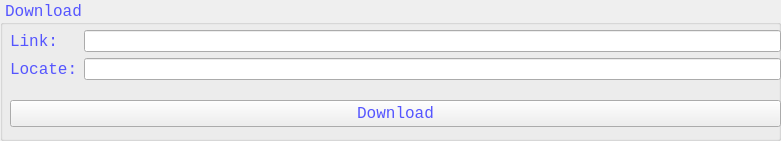
     <widget class="QGroupBox" name="groupBox">
      <property name="geometry">
       <rect>
        <x>10</x>
        <y>0</y>
        <width>781</width>
        <height>141</height>
       </rect>
      </property>
      <property name="font">
       <font>
        <family>Consolas</family>
        <pointsize>12</pointsize>
        <weight>50</weight>
        <italic>false</italic>
        <bold>false</bold>
       </font>
      </property>
      <property name="styleSheet">
       <string notr="true">color:rgb(85,85,255);
font: 12pt &quot;Consolas&quot;;</string>
      </property>
      <property name="title">
       <string>Download</string>
      </property>
      <widget class="QWidget" name="verticalLayoutWidget_3">
       <property name="geometry">
        <rect>
         <x>10</x>
         <y>20</y>
         <width>771</width>
         <height>71</height>
        </rect>
       </property>
       <layout class="QVBoxLayout" name="verticalLayout_3">
        <item>
         <layout class="QHBoxLayout" name="horizontalLayout">
          <item>
           <layout class="QVBoxLayout" name="verticalLayout">
            <item>
             <widget class="QLabel" name="label">
              <property name="palette">
               <palette>
                <active>
                 <colorrole role="WindowText">
                  <brush brushstyle="SolidPattern">
                   <color alpha="255">
                    <red>85</red>
                    <green>85</green>
                    <blue>255</blue>
                   </color>
                  </brush>
                 </colorrole>
                 <colorrole role="Button">
                  <brush brushstyle="SolidPattern">
                   <color alpha="255">
                    <red>0</red>
                    <green>0</green>
                    <blue>0</blue>
                   </color>
                  </brush>
                 </colorrole>
                 <colorrole role="Text">
                  <brush brushstyle="SolidPattern">
                   <color alpha="255">
                    <red>85</red>
                    <green>85</green>
                    <blue>255</blue>
                   </color>
                  </brush>
                 </colorrole>
                 <colorrole role="ButtonText">
                  <brush brushstyle="SolidPattern">
                   <color alpha="255">
                    <red>85</red>
                    <green>85</green>
                    <blue>255</blue>
                   </color>
                  </brush>
                 </colorrole>
                 <colorrole role="Base">
                  <brush brushstyle="SolidPattern">
                   <color alpha="255">
                    <red>0</red>
                    <green>0</green>
                    <blue>0</blue>
                   </color>
                  </brush>
                 </colorrole>
                 <colorrole role="Window">
                  <brush brushstyle="SolidPattern">
                   <color alpha="255">
                    <red>0</red>
                    <green>0</green>
                    <blue>0</blue>
                   </color>
                  </brush>
                 </colorrole>
                 <colorrole role="Highlight">
                  <brush brushstyle="SolidPattern">
                   <color alpha="255">
                    <red>0</red>
                    <green>0</green>
                    <blue>0</blue>
                   </color>
                  </brush>
                 </colorrole>
                 <colorrole role="HighlightedText">
                  <brush brushstyle="SolidPattern">
                   <color alpha="255">
                    <red>255</red>
                    <green>255</green>
                    <blue>255</blue>
                   </color>
                  </brush>
                 </colorrole>
                 <colorrole role="AlternateBase">
                  <brush brushstyle="SolidPattern">
                   <color alpha="255">
                    <red>0</red>
                    <green>0</green>
                    <blue>0</blue>
                   </color>
                  </brush>
                 </colorrole>
                 <colorrole role="PlaceholderText">
                  <brush brushstyle="NoBrush">
                   <color alpha="128">
                    <red>85</red>
                    <green>85</green>
                    <blue>255</blue>
                   </color>
                  </brush>
                 </colorrole>
                </active>
                <inactive>
                 <colorrole role="WindowText">
                  <brush brushstyle="SolidPattern">
                   <color alpha="255">
                    <red>85</red>
                    <green>85</green>
                    <blue>255</blue>
                   </color>
                  </brush>
                 </colorrole>
                 <colorrole role="Button">
                  <brush brushstyle="SolidPattern">
                   <color alpha="255">
                    <red>0</red>
                    <green>0</green>
                    <blue>0</blue>
                   </color>
                  </brush>
                 </colorrole>
                 <colorrole role="Text">
                  <brush brushstyle="SolidPattern">
                   <color alpha="255">
                    <red>85</red>
                    <green>85</green>
                    <blue>255</blue>
                   </color>
                  </brush>
                 </colorrole>
                 <colorrole role="ButtonText">
                  <brush brushstyle="SolidPattern">
                   <color alpha="255">
                    <red>85</red>
                    <green>85</green>
                    <blue>255</blue>
                   </color>
                  </brush>
                 </colorrole>
                 <colorrole role="Base">
                  <brush brushstyle="SolidPattern">
                   <color alpha="255">
                    <red>0</red>
                    <green>0</green>
                    <blue>0</blue>
                   </color>
                  </brush>
                 </colorrole>
                 <colorrole role="Window">
                  <brush brushstyle="SolidPattern">
                   <color alpha="255">
                    <red>0</red>
                    <green>0</green>
                    <blue>0</blue>
                   </color>
                  </brush>
                 </colorrole>
                 <colorrole role="Highlight">
                  <brush brushstyle="SolidPattern">
                   <color alpha="255">
                    <red>0</red>
                    <green>0</green>
                    <blue>0</blue>
                   </color>
                  </brush>
                 </colorrole>
                 <colorrole role="HighlightedText">
                  <brush brushstyle="SolidPattern">
                   <color alpha="255">
                    <red>255</red>
                    <green>255</green>
                    <blue>255</blue>
                   </color>
                  </brush>
                 </colorrole>
                 <colorrole role="AlternateBase">
                  <brush brushstyle="SolidPattern">
                   <color alpha="255">
                    <red>0</red>
                    <green>0</green>
                    <blue>0</blue>
                   </color>
                  </brush>
                 </colorrole>
                 <colorrole role="PlaceholderText">
                  <brush brushstyle="NoBrush">
                   <color alpha="128">
                    <red>85</red>
                    <green>85</green>
                    <blue>255</blue>
                   </color>
                  </brush>
                 </colorrole>
                </inactive>
                <disabled>
                 <colorrole role="WindowText">
                  <brush brushstyle="SolidPattern">
                   <color alpha="255">
                    <red>85</red>
                    <green>85</green>
                    <blue>255</blue>
                   </color>
                  </brush>
                 </colorrole>
                 <colorrole role="Button">
                  <brush brushstyle="SolidPattern">
                   <color alpha="255">
                    <red>0</red>
                    <green>0</green>
                    <blue>0</blue>
                   </color>
                  </brush>
                 </colorrole>
                 <colorrole role="Text">
                  <brush brushstyle="SolidPattern">
                   <color alpha="255">
                    <red>85</red>
                    <green>85</green>
                    <blue>255</blue>
                   </color>
                  </brush>
                 </colorrole>
                 <colorrole role="ButtonText">
                  <brush brushstyle="SolidPattern">
                   <color alpha="255">
                    <red>85</red>
                    <green>85</green>
                    <blue>255</blue>
                   </color>
                  </brush>
                 </colorrole>
                 <colorrole role="Base">
                  <brush brushstyle="SolidPattern">
                   <color alpha="255">
                    <red>0</red>
                    <green>0</green>
                    <blue>0</blue>
                   </color>
                  </brush>
                 </colorrole>
                 <colorrole role="Window">
                  <brush brushstyle="SolidPattern">
                   <color alpha="255">
                    <red>0</red>
                    <green>0</green>
                    <blue>0</blue>
                   </color>
                  </brush>
                 </colorrole>
                 <colorrole role="Highlight">
                  <brush brushstyle="SolidPattern">
                   <color alpha="255">
                    <red>0</red>
                    <green>0</green>
                    <blue>0</blue>
                   </color>
                  </brush>
                 </colorrole>
                 <colorrole role="HighlightedText">
                  <brush brushstyle="SolidPattern">
                   <color alpha="255">
                    <red>255</red>
                    <green>255</green>
                    <blue>255</blue>
                   </color>
                  </brush>
                 </colorrole>
                 <colorrole role="AlternateBase">
                  <brush brushstyle="SolidPattern">
                   <color alpha="255">
                    <red>0</red>
                    <green>0</green>
                    <blue>0</blue>
                   </color>
                  </brush>
                 </colorrole>
                 <colorrole role="PlaceholderText">
                  <brush brushstyle="NoBrush">
                   <color alpha="128">
                    <red>85</red>
                    <green>85</green>
                    <blue>255</blue>
                   </color>
                  </brush>
                 </colorrole>
                </disabled>
               </palette>
              </property>
              <property name="font">
               <font>
                <family>Consolas</family>
                <pointsize>12</pointsize>
                <weight>50</weight>
                <italic>false</italic>
                <bold>false</bold>
               </font>
              </property>
              <property name="text">
               <string>Link:</string>
              </property>
             </widget>
            </item>
            <item>
             <widget class="QLabel" name="label_2">
              <property name="palette">
               <palette>
                <active>
                 <colorrole role="WindowText">
                  <brush brushstyle="SolidPattern">
                   <color alpha="255">
                    <red>85</red>
                    <green>85</green>
                    <blue>255</blue>
                   </color>
                  </brush>
                 </colorrole>
                 <colorrole role="Button">
                  <brush brushstyle="SolidPattern">
                   <color alpha="255">
                    <red>0</red>
                    <green>0</green>
                    <blue>0</blue>
                   </color>
                  </brush>
                 </colorrole>
                 <colorrole role="Text">
                  <brush brushstyle="SolidPattern">
                   <color alpha="255">
                    <red>85</red>
                    <green>85</green>
                    <blue>255</blue>
                   </color>
                  </brush>
                 </colorrole>
                 <colorrole role="ButtonText">
                  <brush brushstyle="SolidPattern">
                   <color alpha="255">
                    <red>85</red>
                    <green>85</green>
                    <blue>255</blue>
                   </color>
                  </brush>
                 </colorrole>
                 <colorrole role="Base">
                  <brush brushstyle="SolidPattern">
                   <color alpha="255">
                    <red>0</red>
                    <green>0</green>
                    <blue>0</blue>
                   </color>
                  </brush>
                 </colorrole>
                 <colorrole role="Window">
                  <brush brushstyle="SolidPattern">
                   <color alpha="255">
                    <red>0</red>
                    <green>0</green>
                    <blue>0</blue>
                   </color>
                  </brush>
                 </colorrole>
                 <colorrole role="Highlight">
                  <brush brushstyle="SolidPattern">
                   <color alpha="255">
                    <red>0</red>
                    <green>0</green>
                    <blue>0</blue>
                   </color>
                  </brush>
                 </colorrole>
                 <colorrole role="HighlightedText">
                  <brush brushstyle="SolidPattern">
                   <color alpha="255">
                    <red>255</red>
                    <green>255</green>
                    <blue>255</blue>
                   </color>
                  </brush>
                 </colorrole>
                 <colorrole role="AlternateBase">
                  <brush brushstyle="SolidPattern">
                   <color alpha="255">
                    <red>0</red>
                    <green>0</green>
                    <blue>0</blue>
                   </color>
                  </brush>
                 </colorrole>
                 <colorrole role="PlaceholderText">
                  <brush brushstyle="NoBrush">
                   <color alpha="128">
                    <red>85</red>
                    <green>85</green>
                    <blue>255</blue>
                   </color>
                  </brush>
                 </colorrole>
                </active>
                <inactive>
                 <colorrole role="WindowText">
                  <brush brushstyle="SolidPattern">
                   <color alpha="255">
                    <red>85</red>
                    <green>85</green>
                    <blue>255</blue>
                   </color>
                  </brush>
                 </colorrole>
                 <colorrole role="Button">
                  <brush brushstyle="SolidPattern">
                   <color alpha="255">
                    <red>0</red>
                    <green>0</green>
                    <blue>0</blue>
                   </color>
                  </brush>
                 </colorrole>
                 <colorrole role="Text">
                  <brush brushstyle="SolidPattern">
                   <color alpha="255">
                    <red>85</red>
                    <green>85</green>
                    <blue>255</blue>
                   </color>
                  </brush>
                 </colorrole>
                 <colorrole role="ButtonText">
                  <brush brushstyle="SolidPattern">
                   <color alpha="255">
                    <red>85</red>
                    <green>85</green>
                    <blue>255</blue>
                   </color>
                  </brush>
                 </colorrole>
                 <colorrole role="Base">
                  <brush brushstyle="SolidPattern">
                   <color alpha="255">
                    <red>0</red>
                    <green>0</green>
                    <blue>0</blue>
                   </color>
                  </brush>
                 </colorrole>
                 <colorrole role="Window">
                  <brush brushstyle="SolidPattern">
                   <color alpha="255">
                    <red>0</red>
                    <green>0</green>
                    <blue>0</blue>
                   </color>
                  </brush>
                 </colorrole>
                 <colorrole role="Highlight">
                  <brush brushstyle="SolidPattern">
                   <color alpha="255">
                    <red>0</red>
                    <green>0</green>
                    <blue>0</blue>
                   </color>
                  </brush>
                 </colorrole>
                 <colorrole role="HighlightedText">
                  <brush brushstyle="SolidPattern">
                   <color alpha="255">
                    <red>255</red>
                    <green>255</green>
                    <blue>255</blue>
                   </color>
                  </brush>
                 </colorrole>
                 <colorrole role="AlternateBase">
                  <brush brushstyle="SolidPattern">
                   <color alpha="255">
                    <red>0</red>
                    <green>0</green>
                    <blue>0</blue>
                   </color>
                  </brush>
                 </colorrole>
                 <colorrole role="PlaceholderText">
                  <brush brushstyle="NoBrush">
                   <color alpha="128">
                    <red>85</red>
                    <green>85</green>
                    <blue>255</blue>
                   </color>
                  </brush>
                 </colorrole>
                </inactive>
                <disabled>
                 <colorrole role="WindowText">
                  <brush brushstyle="SolidPattern">
                   <color alpha="255">
                    <red>85</red>
                    <green>85</green>
                    <blue>255</blue>
                   </color>
                  </brush>
                 </colorrole>
                 <colorrole role="Button">
                  <brush brushstyle="SolidPattern">
                   <color alpha="255">
                    <red>0</red>
                    <green>0</green>
                    <blue>0</blue>
                   </color>
                  </brush>
                 </colorrole>
                 <colorrole role="Text">
                  <brush brushstyle="SolidPattern">
                   <color alpha="255">
                    <red>85</red>
                    <green>85</green>
                    <blue>255</blue>
                   </color>
                  </brush>
                 </colorrole>
                 <colorrole role="ButtonText">
                  <brush brushstyle="SolidPattern">
                   <color alpha="255">
                    <red>85</red>
                    <green>85</green>
                    <blue>255</blue>
                   </color>
                  </brush>
                 </colorrole>
                 <colorrole role="Base">
                  <brush brushstyle="SolidPattern">
                   <color alpha="255">
                    <red>0</red>
                    <green>0</green>
                    <blue>0</blue>
                   </color>
                  </brush>
                 </colorrole>
                 <colorrole role="Window">
                  <brush brushstyle="SolidPattern">
                   <color alpha="255">
                    <red>0</red>
                    <green>0</green>
                    <blue>0</blue>
                   </color>
                  </brush>
                 </colorrole>
                 <colorrole role="Highlight">
                  <brush brushstyle="SolidPattern">
                   <color alpha="255">
                    <red>0</red>
                    <green>0</green>
                    <blue>0</blue>
                   </color>
                  </brush>
                 </colorrole>
                 <colorrole role="HighlightedText">
                  <brush brushstyle="SolidPattern">
                   <color alpha="255">
                    <red>255</red>
                    <green>255</green>
                    <blue>255</blue>
                   </color>
                  </brush>
                 </colorrole>
                 <colorrole role="AlternateBase">
                  <brush brushstyle="SolidPattern">
                   <color alpha="255">
                    <red>0</red>
                    <green>0</green>
                    <blue>0</blue>
                   </color>
                  </brush>
                 </colorrole>
                 <colorrole role="PlaceholderText">
                  <brush brushstyle="NoBrush">
                   <color alpha="128">
                    <red>85</red>
                    <green>85</green>
                    <blue>255</blue>
                   </color>
                  </brush>
                 </colorrole>
                </disabled>
               </palette>
              </property>
              <property name="font">
               <font>
                <family>Consolas</family>
                <pointsize>12</pointsize>
                <weight>50</weight>
                <italic>false</italic>
                <bold>false</bold>
               </font>
              </property>
              <property name="text">
               <string>Locate:</string>
              </property>
             </widget>
            </item>
           </layout>
          </item>
          <item>
           <layout class="QVBoxLayout" name="verticalLayout_2">
            <item>
             <widget class="QLineEdit" name="lineEdit"/>
            </item>
            <item>
             <widget class="QLineEdit" name="lineEdit_2"/>
            </item>
           </layout>
          </item>
         </layout>
        </item>
       </layout>
      </widget>
      <widget class="QPushButton" name="pushButton">
       <property name="geometry">
        <rect>
         <x>10</x>
         <y>100</y>
         <width>771</width>
         <height>27</height>
        </rect>
       </property>
       <property name="font">
        <font>
         <family>Consolas</family>
         <pointsize>12</pointsize>
         <weight>50</weight>
         <italic>false</italic>
         <bold>false</bold>
        </font>
       </property>
       <property name="styleSheet">
        <string notr="true">color:rgb(85,85,255)</string>
       </property>
       <property name="text">
        <string>Download</string>
       </property>
      </widget>
     </widget>
